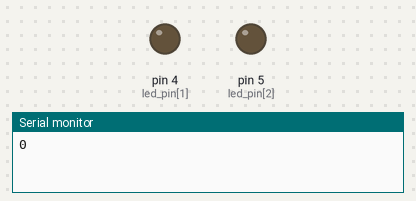
This sketch was run on a simulated Arduino Uno, built with avr-gcc and run on an emulated ATmega328P. Shown: output pins drawn as LEDs (lit = HIGH), the last lines printed to the serial monitor. Pins used as bus, display or sensor lines are not drawn.

Above: at 1.5 s.
At 4.0 s:
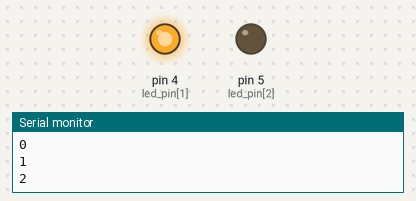
At 6.0 s:
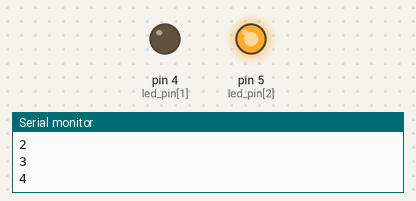
At 8.0 s:
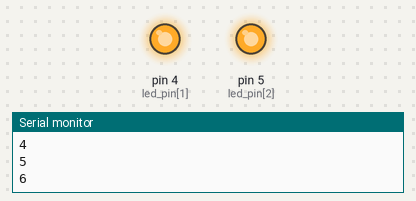
Timing chart, 0 to 10.4 s (numbered marks = the images above):
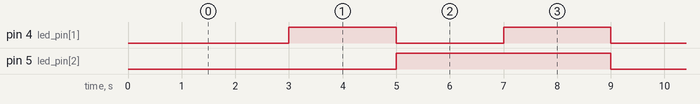

The sketch:

Binary_Counter.ino
```cpp
// Authored by Arash Harirpoosh - 9731505

int led_pin[] = {0, 4, 5};  // LED pin's
int counter = 0;

void setup() {
  // put your setup code here, to run once:
  Serial.begin(115200); // Set the baud rate (115200 bits per second) of the Serial Monitor
  for (int i = 0; i < 3; i++) {
    pinMode(led_pin[i], OUTPUT); // Initialize GPIO0, 4, 5 pin as an output
  }

}

void showNum(int num) {
  for (int i = 0; i < 3; i++) {
    // Check the status of the i'th bit in num
    if (bitRead(num, i) == 1) {
      digitalWrite(led_pin[i], HIGH); // Turn the LED on by making the voltage HIGH if corresponding bit is 1
    }
    else {
      digitalWrite(led_pin[i], LOW);  // Turn the LED off by making the voltage LOW if corresponding bit is 0
    }
  }
}

void loop() {
  // put your main code here, to run repeatedly:
  delay(1000); // Wait for a second
  Serial.println(counter); // Print the counter number in the Serial Monitor
  showNum(counter); // Display the input number with LED's
  counter += 1; // Increase the counter
  if (counter == 8) {
    counter = 0; // Reset the counter
  }
}
```

Measured:
- by itself, pin 4 (led_pin[1]): alternates HIGH for 2.0 s and LOW for 2.0 s
- by itself, pin 5 (led_pin[2]): alternates HIGH for 4.0 s and LOW for 4.0 s
- by itself, everything shown: repeats every 8.0 s, in 4 steps
